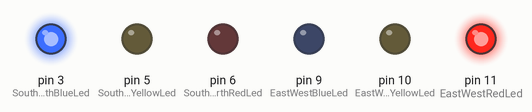
The sketch below on a simulated Arduino Uno, built with avr-gcc and run on an emulated ATmega328P. On the bench: output pins drawn as LEDs (lit = HIGH).

Above: at 10.0 s.
At 22.5 s:
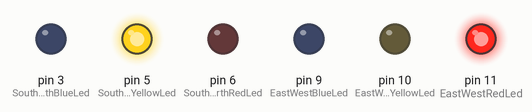
At 25.5 s:
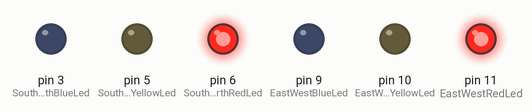
At 41.0 s:
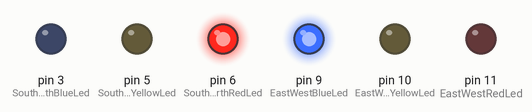
At 58.5 s:
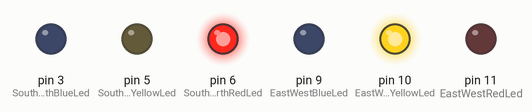
Timing chart, 0 to 80.6 s (numbered marks = the images above):
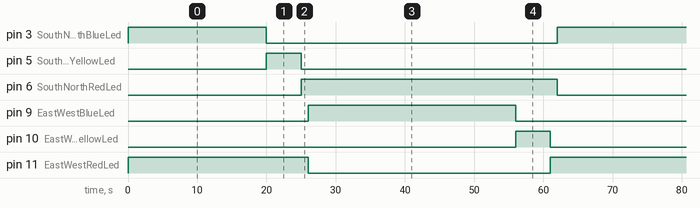

The sketch:

IntersectionTrafficLight1.ino
```cpp
// (licence header left out)
#define SouthNorthBlueLed   3     // SothNroth信号機の青LEDの出力ポート設定
#define SouthNorthYellowLed 5     // SothNroth信号機の黄LEDの出力ポート設定
#define SouthNorthRedLed    6     // SothNroth信号機の赤LEDの出力ポート設定
#define EastWestBlueLed     9     // EastWest信号機の青LEDの出力ポート設定
#define EastWestYellowLed   10    // EastWest信号機の黄LEDの出力ポート設定
#define EastWestRedLed      11    // EastWest信号機の赤LEDの出力ポート設定

#define BLE 1
#define YEW 2
#define RED 4

unsigned char gLightTime[]={20, 5, 1, 30, 5, 1};   // 点灯順序に対する点灯継続時間sec

//------------------------------------------------------------------
// Arduino固有の関数 setup() :初期設定
//------------------------------------------------------------------
void setup() {
  pinMode(SouthNorthBlueLed, OUTPUT);     // 南北の信号機の初期化
  digitalWrite(SouthNorthBlueLed, LOW);
  pinMode(SouthNorthYellowLed , OUTPUT);
  digitalWrite(SouthNorthYellowLed , LOW);
  pinMode(SouthNorthRedLed , OUTPUT);
  digitalWrite(SouthNorthRedLed , LOW);

  pinMode(EastWestBlueLed , OUTPUT);      // 東西の信号機の初期化
  digitalWrite(EastWestBlueLed , LOW);
  pinMode(EastWestYellowLed , OUTPUT);
  digitalWrite(EastWestYellowLed , LOW);
  pinMode(EastWestRedLed , OUTPUT);
  digitalWrite(EastWestRedLed , LOW);

 // Serial.begin(115200);
}

//---------------------------------------------------------------------
// Arduino main loop
//---------------------------------------------------------------------
void loop() {
  BYR_LedCont(BLE,RED);                   // 南北の信号機の通行
  delay(gLightTime[0]*1000);
  BYR_LedCont(YEW,RED);
  delay(gLightTime[1]*1000);
  BYR_LedCont(RED,RED);
  delay(gLightTime[2]*1000);

  BYR_LedCont(RED,BLE);                   // 東西の信号機の通行
  delay(gLightTime[3]*1000);
  BYR_LedCont(RED,YEW);
  delay(gLightTime[4]*1000);
  BYR_LedCont(RED,RED);
  delay(gLightTime[5]*1000);
}

/* DEBUG用
void xdigitalWrite( char a, char b){
  char temp[20];
  sprintf(temp, "digitalWrite(%d, %d)",a, b);
  Serial.println(temp);
}
*/
//---------------------------------------------------------------------
// 信号機点灯消灯処理
// 三項演算子という方法を使ってプログラムをスマート（わかりずらく）にしています
//---------------------------------------------------------------------
void BYR_LedCont(char SNLed , char EWLed){
  digitalWrite(SouthNorthBlueLed,   SNLed & BLE ? HIGH:LOW);
  digitalWrite(SouthNorthYellowLed ,SNLed & YEW ? HIGH:LOW);
  digitalWrite(SouthNorthRedLed ,   SNLed & RED ? HIGH:LOW);

  digitalWrite(EastWestBlueLed ,    EWLed & BLE ? HIGH:LOW);
  digitalWrite(EastWestYellowLed ,  EWLed & YEW ? HIGH:LOW);
  digitalWrite(EastWestRedLed ,     EWLed & RED ? HIGH:LOW);
}
```

Measured:
- by itself, pin 3 (SouthNorthBlueLed): alternates HIGH for 20.0 s and LOW for 42.0 s
- by itself, pin 5 (SouthNorthYellowLed), pin 10 (EastWestYellowLed): alternates HIGH for 5.0 s and LOW for 57.0 s
- by itself, pin 6 (SouthNorthRedLed): alternates HIGH for 37.0 s and LOW for 25.0 s
- by itself, pin 9 (EastWestBlueLed): alternates HIGH for 30.0 s and LOW for 32.0 s
- by itself, pin 11 (EastWestRedLed): alternates HIGH for 26.5 s and LOW for 35.0 s
